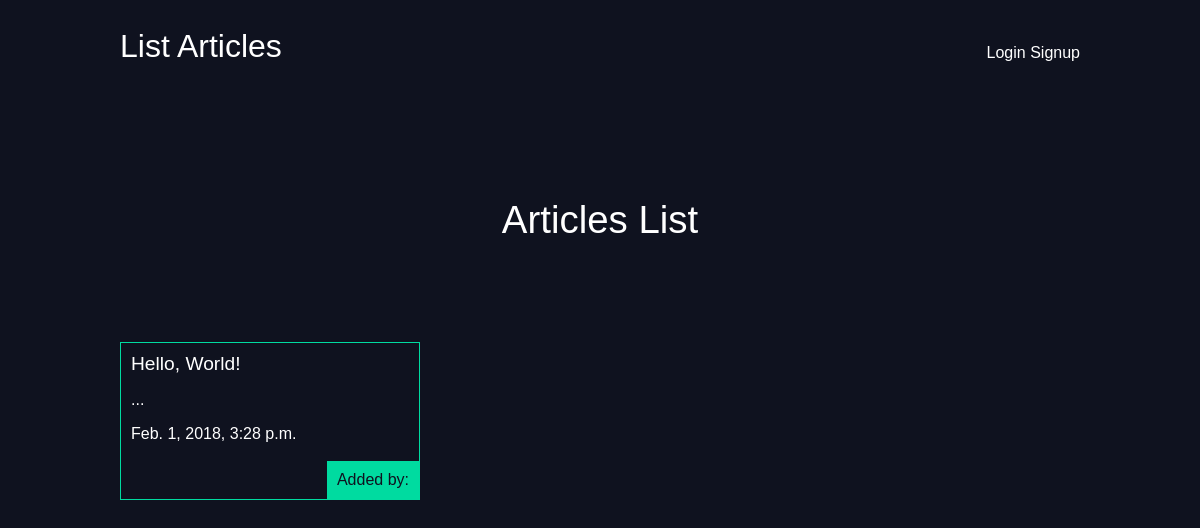
The app's page /articles/, older data.
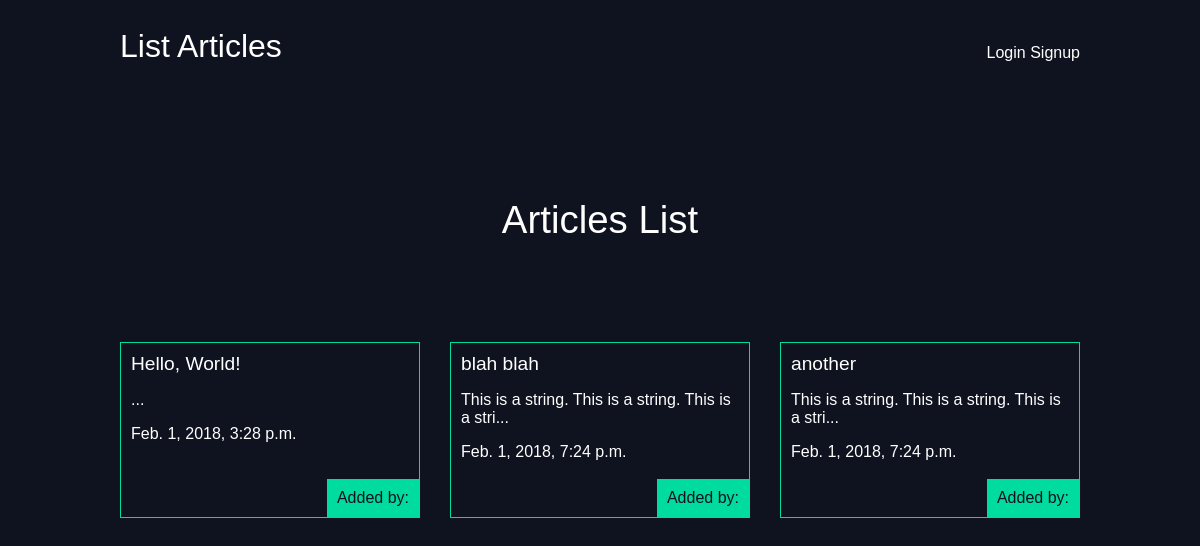
The same page, newer data.
### articles/models.py (models this page shows, shortened)
class Article(models.Model):
    title = models.CharField(max_length=100)
    slug = models.SlugField()
    body = models.TextField()
    date = models.DateTimeField(auto_now_add=True)
    thumb = models.ImageField(default='default.png',blank=True)
    author = models.ForeignKey(User,on_delete=models.CASCADE ,default=None)
    def snippet(self):
        return(self.body[:50]+"...")

### articles/views.py (the view)
# urls.py: path('',views.articles_list,name="list"),
def articles_list(request):
    articles = Article.objects.all().order_by('date')
    return(render(request,'articles/articles_list.html',{'articles':articles}))

### articles/templates/articles/articles_list.html
{% extends 'base_layout.html' %}
{% block content %}
  <h1>Articles List</h1>
  <div class="articles">
    {% for article in articles %}
      <div class ="article">
        <h2><a href="{% url 'articles:detail' slug=article.slug %}">{{article.title}}</a></h2>
        <p>{{ article.snippet }}</p>
        <p>{{ article.date }}</p>
        <p class="author">Added by: {{ article.author.username }}</p>
      </div>
    {% endfor %}
  </div>
{% endblock %}

### templates/base_layout.html (shortened to what this page needs)
{% load static from staticfiles %}
<!DOCTYPE html>
<html>
  <head>
    <link rel="stylesheet" href="{% static 'styles.css' %}">
  </head>
  <body>
    <header class="wrapper">
      <h1><a href="{% url 'articles:list' %}">List Articles</a></h1>
      <nav>
        <ul>
          {% if user.is_authenticated %}
          <li>
            <form class="logout-link" action="{% url 'accounts:logout' %}" method="post">
              {% csrf_token %}
              <button type="submit">Logout</button>
            </form>
          </li>
          <li>
            <a href="{% url 'articles:create' %}" class="highlight">New Article</a>
          </li>
          {% else %}
          <li>
            <a href="{% url 'accounts:login' %}">Login</a>
            <a href="{% url 'accounts:signup' %}">Signup</a>
          </li>
          {% endif %}
        </ul>
      </nav>
    </header>
    <div class="wrapper">
        {% block content %}
        {% endblock %}
    </div>
  </body>
</html>

### assets/styles.css (style rules this page uses)
body { background-color: #0f121f; color: #fff; }
body * { font-family: sans-serif; }
h1,h2,h3,h4,h5 { font-weight: normal; margin: 0; }
a, a:hover, a:visited { color: #fff; text-decoration: none; }
.wrapper { max-width: 960px; margin: 0 auto; }
div.wrapper h1 { text-align: center; margin: 100px auto; font-size: 2.4em; }
header { display: grid; grid-template-columns: 1fr 1fr; padding: 20px 0; }
nav { justify-self: end; }
nav li { display: inline-block; margin-left: 20px; }
.articles { display: grid; grid-template-columns: 1fr 1fr 1fr; grid-gap: 30px; }
.article { padding: 10px; border: 1px solid #00dba0; position: relative; padding-bottom: 40px; }
.article h2 { font-size: 1.2em; }
.article .author { padding: 10px; background: #00dba0; position: absolute; right: 0; bottom: 0; margin: 0; color: #0f121f; }

Row changes from the older to the newer data that the page shows:
added Article: title "blah blah", snippet "This is a string. This is a string. This is a stri...", date "Feb. 1, 2018, 7:24 p.m."
added Article: title "another", snippet "This is a string. This is a string. This is a stri...", date "Feb. 1, 2018, 7:24 p.m."
